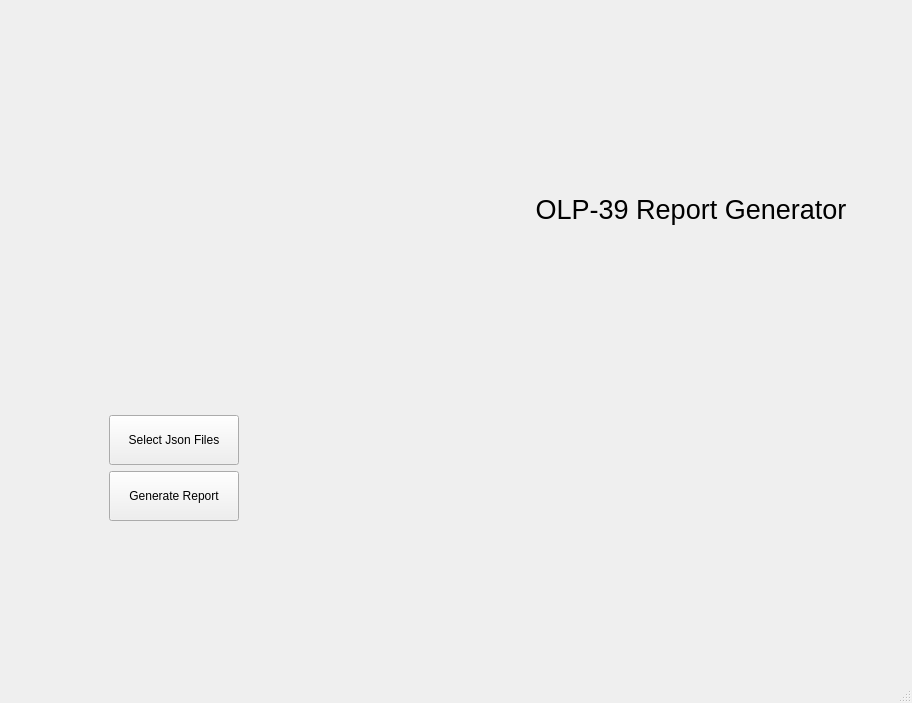
<?xml version="1.0" encoding="UTF-8"?>
<ui version="4.0">
 <class>MainWindow</class>
 <widget class="QMainWindow" name="MainWindow">
  <property name="geometry">
   <rect>
    <x>0</x>
    <y>0</y>
    <width>912</width>
    <height>703</height>
   </rect>
  </property>
  <property name="sizePolicy">
   <sizepolicy hsizetype="Fixed" vsizetype="Fixed">
    <horstretch>0</horstretch>
    <verstretch>0</verstretch>
   </sizepolicy>
  </property>
  <property name="windowTitle">
   <string>VIAVI OLP-39 Report Generator</string>
  </property>
  <widget class="QWidget" name="centralwidget">
   <property name="sizePolicy">
    <sizepolicy hsizetype="Fixed" vsizetype="Fixed">
     <horstretch>0</horstretch>
     <verstretch>0</verstretch>
    </sizepolicy>
   </property>
   <layout class="QHBoxLayout" name="horizontalLayout">
    <item>
     <layout class="QGridLayout" name="mainGrid">
      <property name="sizeConstraint">
       <enum>QLayout::SizeConstraint::SetFixedSize</enum>
      </property>
      <property name="leftMargin">
       <number>0</number>
      </property>
      <item row="2" column="0">
       <layout class="QGridLayout" name="buttonsGrid">
        <property name="sizeConstraint">
         <enum>QLayout::SizeConstraint::SetFixedSize</enum>
        </property>
        <property name="leftMargin">
         <number>100</number>
        </property>
        <property name="horizontalSpacing">
         <number>50</number>
        </property>
        <item row="0" column="1">
         <widget class="QLabel" name="selectedFilesLabel">
          <property name="text">
           <string/>
          </property>
         </widget>
        </item>
        <item row="0" column="0">
         <widget class="QPushButton" name="selectButton">
          <property name="sizePolicy">
           <sizepolicy hsizetype="Minimum" vsizetype="Fixed">
            <horstretch>0</horstretch>
            <verstretch>0</verstretch>
           </sizepolicy>
          </property>
          <property name="minimumSize">
           <size>
            <width>50</width>
            <height>50</height>
           </size>
          </property>
          <property name="maximumSize">
           <size>
            <width>200</width>
            <height>16777215</height>
           </size>
          </property>
          <property name="text">
           <string>Select Json Files</string>
          </property>
         </widget>
        </item>
        <item row="1" column="0">
         <widget class="QPushButton" name="convertButton">
          <property name="minimumSize">
           <size>
            <width>0</width>
            <height>50</height>
           </size>
          </property>
          <property name="maximumSize">
           <size>
            <width>130</width>
            <height>16777215</height>
           </size>
          </property>
          <property name="text">
           <string>Generate Report</string>
          </property>
         </widget>
        </item>
        <item row="1" column="1">
         <widget class="QLabel" name="savedReportPath">
          <property name="text">
           <string/>
          </property>
         </widget>
        </item>
       </layout>
      </item>
      <item row="0" column="0">
       <layout class="QHBoxLayout" name="labelsLayout">
        <property name="spacing">
         <number>50</number>
        </property>
        <property name="sizeConstraint">
         <enum>QLayout::SizeConstraint::SetFixedSize</enum>
        </property>
        <property name="leftMargin">
         <number>20</number>
        </property>
        <item>
         <widget class="QLabel" name="labelLogo">
          <property name="maximumSize">
           <size>
            <width>400</width>
            <height>70</height>
           </size>
          </property>
          <property name="text">
           <string/>
          </property>
          <property name="pixmap">
           <pixmap>../img/ui_icon.png</pixmap>
          </property>
          <property name="scaledContents">
           <bool>true</bool>
          </property>
          <property name="alignment">
           <set>Qt::AlignmentFlag::AlignCenter</set>
          </property>
          <property name="margin">
           <number>0</number>
          </property>
         </widget>
        </item>
        <item>
         <widget class="QLabel" name="labelText">
          <property name="maximumSize">
           <size>
            <width>16777215</width>
            <height>100</height>
           </size>
          </property>
          <property name="font">
           <font>
            <family>Arial</family>
            <pointsize>20</pointsize>
           </font>
          </property>
          <property name="text">
           <string>OLP-39 Report Generator</string>
          </property>
          <property name="alignment">
           <set>Qt::AlignmentFlag::AlignCenter</set>
          </property>
         </widget>
        </item>
       </layout>
      </item>
     </layout>
    </item>
   </layout>
  </widget>
  <widget class="QMenuBar" name="menubar">
   <property name="geometry">
    <rect>
     <x>0</x>
     <y>0</y>
     <width>912</width>
     <height>33</height>
    </rect>
   </property>
  </widget>
  <widget class="QStatusBar" name="statusbar"/>
 </widget>
 <resources/>
 <connections/>
</ui>
